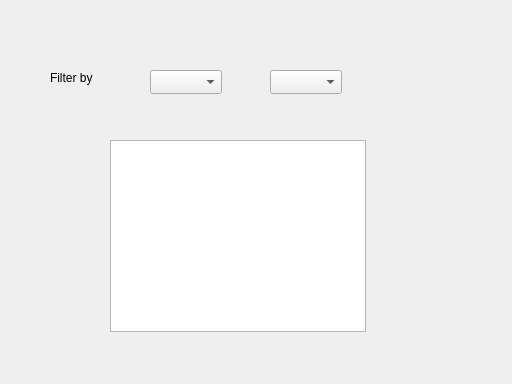
<?xml version="1.0" encoding="UTF-8"?>
<ui version="4.0">
 <class>ViewCourses</class>
 <widget class="QDialog" name="ViewCourses">
  <property name="geometry">
   <rect>
    <x>0</x>
    <y>0</y>
    <width>512</width>
    <height>384</height>
   </rect>
  </property>
  <property name="windowTitle">
   <string>Dialog</string>
  </property>
  <widget class="QComboBox" name="filterBox">
   <property name="geometry">
    <rect>
     <x>150</x>
     <y>70</y>
     <width>72</width>
     <height>24</height>
    </rect>
   </property>
  </widget>
  <widget class="QComboBox" name="filterSpecific">
   <property name="geometry">
    <rect>
     <x>270</x>
     <y>70</y>
     <width>72</width>
     <height>24</height>
    </rect>
   </property>
  </widget>
  <widget class="QLabel" name="label">
   <property name="geometry">
    <rect>
     <x>50</x>
     <y>70</y>
     <width>49</width>
     <height>16</height>
    </rect>
   </property>
   <property name="text">
    <string>Filter by</string>
   </property>
  </widget>
  <widget class="QListWidget" name="coursesView">
   <property name="geometry">
    <rect>
     <x>110</x>
     <y>140</y>
     <width>256</width>
     <height>192</height>
    </rect>
   </property>
  </widget>
 </widget>
 <resources/>
 <connections/>
</ui>
